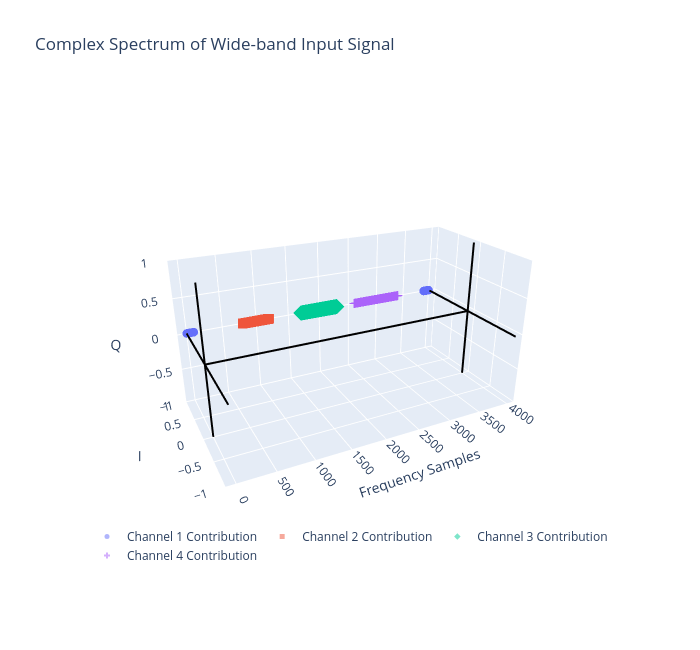

The cell this chart's notebook holds for it:
### Code cell
### downsample into 4 staggered streams
# stream 1
x_f_total[abs(x_f_total)<1e-3] = np.nan
x_f_1[abs(x_f_1)<1e-3] = np.nan
x_f_2[abs(x_f_2)<1e-3] = np.nan
x_f_3[abs(x_f_3)<1e-3] = np.nan
x_f_4[abs(x_f_4)<1e-3] = np.nan

idx = np.arange(4000)


fig1 = go.Figure()
fig1.add_trace(go.Scatter3d(x=idx,
                           y=np.real(x_f_1),
                           z=np.imag(x_f_1),
                           mode='markers', name=f'Channel 1 Contribution',
                           marker=dict(size=5,symbol="circle"),
                           opacity=0.5))    
fig1.add_trace(go.Scatter3d(x=idx,
                           y=np.real(x_f_2),
                           z=np.imag(x_f_2),
                           mode='markers', name=f'Channel 2 Contribution',
                           marker=dict(size=5,symbol="square" ),
                           opacity=0.5))  
fig1.add_trace(go.Scatter3d(x=idx,
                           y=np.real(x_f_3),
                           z=np.imag(x_f_3),
                           mode='markers', name=f'Channel 3 Contribution',
                           marker=dict(size=5,symbol="diamond" ),
                           opacity=0.5))  
fig1.add_trace(go.Scatter3d(x=idx,
                           y=np.real(x_f_4),
                           z=np.imag(x_f_4),
                           mode='markers', name=f'Channel 4 Contribution',
                           marker=dict(size=5,symbol="cross"),
                           opacity=0.5))


fig1.update_layout(width=700,height=650,
    scene=dict(
        xaxis=dict( title="Frequency Samples"),
        yaxis=dict(range=[-1, 1], title="I"),
        zaxis=dict(range=[-1, 1], title="Q"),
        aspectmode="manual",           # allow manual control
        aspectratio=dict(x=1, y=0.5, z=0.5),  # scale of each axis
        camera=dict(eye=dict(x=-0.75, y=-1.5, z=0.75)),  # adjust the camera so labels are visible

    ),
    title="Complex Spectrum of Wide-band Input Signal",
    legend=dict(
        orientation="h",          # horizontal
        yanchor="bottom",         # anchor legend to bottom
        y=0,                   # push legend below plot
        xanchor="center",         # anchor centered horizontally
        x=0.5
    )
)

# Zero axes

fig1.add_trace(go.Scatter3d(
    x=[0,4000], y=[0,0], z=[0,0],
    mode="lines", line=dict(color="black", width=4),
    name="X=0 axis", showlegend=False
))

fig1.add_trace(go.Scatter3d(
    x=[0,0], y=[-2,2], z=[0,0],
    mode="lines", line=dict(color="black", width=4),
    name="X=0 axis", showlegend=False
))

fig1.add_trace(go.Scatter3d(
    x=[0,0], y=[0,0], z=[-2,2],
    mode="lines", line=dict(color="black", width=4),
    name="X=0 axis", showlegend=False
))

fig1.add_trace(go.Scatter3d(
    x=[4000,4000], y=[-2,2], z=[0,0],
    mode="lines", line=dict(color="black", width=4),
    name="X=0 axis", showlegend=False
))

fig1.add_trace(go.Scatter3d(
    x=[4000,4000], y=[0,0], z=[-2,2],
    mode="lines", line=dict(color="black", width=4),
    name="X=0 axis", showlegend=False
))


fig1.show()

### Figure 1 — Plotly figure (JSON) as saved in the notebook; plotly's stock layout.template omitted (floating-point values rounded to 4 significant figures; data arrays with more than 128 entries replaced by an {"elided": "..."} marker saying what was removed)
{"data": [{"marker": {"size": 5, "symbol": "circle"}, "mode": "markers", "name": "Channel 1 Contribution", "opacity": 0.5, "type": "scatter3d", "x": {"elided": "4000 int values"}, "y": {"elided": "4000 float values"}, "z": {"elided": "4000 float values"}}, {"marker": {"size": 5, "symbol": "square"}, "mode": "markers", "name": "Channel 2 Contribution", "opacity": 0.5, "type": "scatter3d", "x": {"elided": "4000 int values"}, "y": {"elided": "4000 float values"}, "z": {"elided": "4000 float values"}}, {"marker": {"size": 5, "symbol": "diamond"}, "mode": "markers", "name": "Channel 3 Contribution", "opacity": 0.5, "type": "scatter3d", "x": {"elided": "4000 int values"}, "y": {"elided": "4000 float values"}, "z": {"elided": "4000 float values"}}, {"marker": {"size": 5, "symbol": "cross"}, "mode": "markers", "name": "Channel 4 Contribution", "opacity": 0.5, "type": "scatter3d", "x": {"elided": "4000 int values"}, "y": {"elided": "4000 float values"}, "z": {"elided": "4000 float values"}}, {"line": {"color": "black", "width": 4}, "mode": "lines", "name": "X=0 axis", "showlegend": false, "type": "scatter3d", "x": [0, 4000], "y": [0, 0], "z": [0, 0]}, {"line": {"color": "black", "width": 4}, "mode": "lines", "name": "X=0 axis", "showlegend": false, "type": "scatter3d", "x": [0, 0], "y": [-2, 2], "z": [0, 0]}, {"line": {"color": "black", "width": 4}, "mode": "lines", "name": "X=0 axis", "showlegend": false, "type": "scatter3d", "x": [0, 0], "y": [0, 0], "z": [-2, 2]}, {"line": {"color": "black", "width": 4}, "mode": "lines", "name": "X=0 axis", "showlegend": false, "type": "scatter3d", "x": [4000, 4000], "y": [-2, 2], "z": [0, 0]}, {"line": {"color": "black", "width": 4}, "mode": "lines", "name": "X=0 axis", "showlegend": false, "type": "scatter3d", "x": [4000, 4000], "y": [0, 0], "z": [-2, 2]}], "layout": {"height": 650, "legend": {"orientation": "h", "x": 0.5, "xanchor": "center", "y": 0, "yanchor": "bottom"}, "scene": {"aspectmode": "manual", "aspectratio": {"x": 1, "y": 0.5, "z": 0.5}, "camera": {"eye": {"x": -0.75, "y": -1.5, "z": 0.75}}, "xaxis": {"title": {"text": "Frequency Samples"}}, "yaxis": {"range": [-1, 1], "title": {"text": "I"}}, "zaxis": {"range": [-1, 1], "title": {"text": "Q"}}}, "title": {"text": "Complex Spectrum of Wide-band Input Signal"}, "width": 700}}
